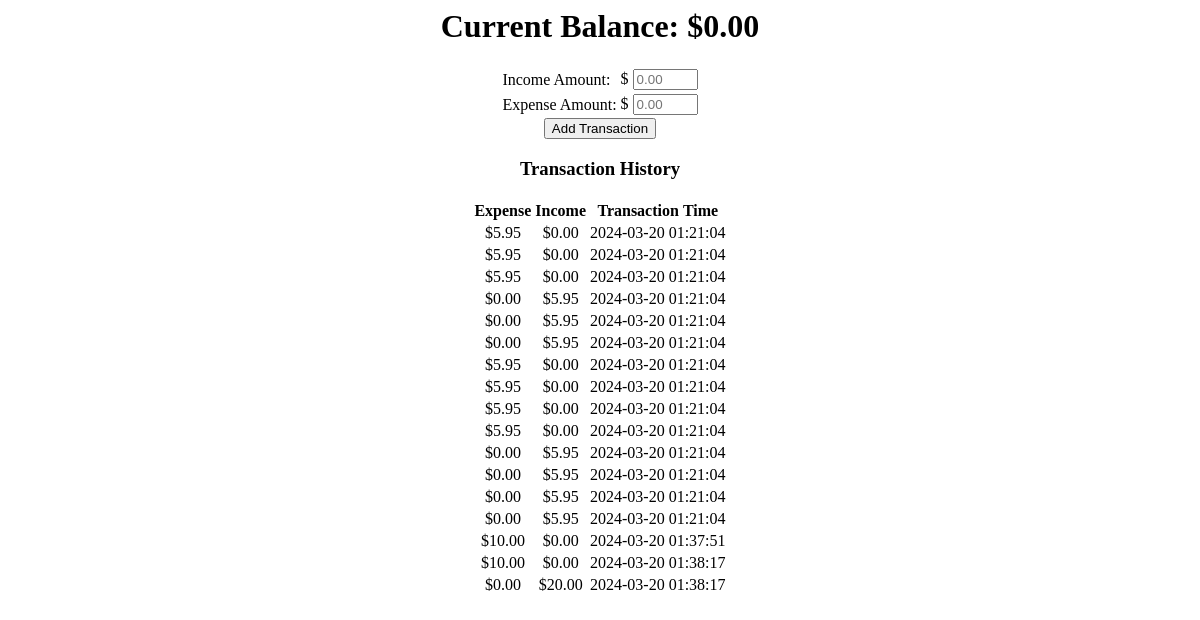
Before: / with the older database file.
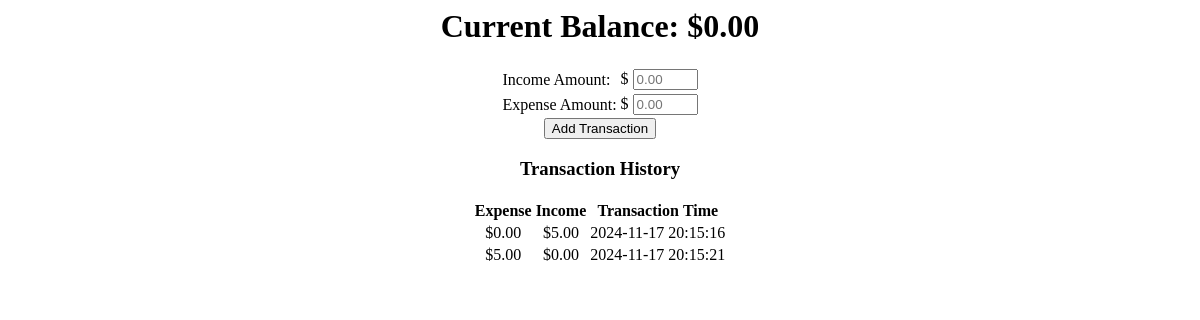
After: the same page with the newer database file.
### tables this page shows
CREATE TABLE `history` (
  `id` int(11) NOT NULL AUTO_INCREMENT,
  `expense` decimal(10,2) NOT NULL DEFAULT 0.00,
  `income` decimal(10,2) NOT NULL DEFAULT 0.00,
  `timestamp` timestamp NOT NULL DEFAULT current_timestamp(),
  PRIMARY KEY (`id`)
);

### app/model/controller.php (called while the page is built, shortened)
<?php
class Controller {
    public function __construct() {
        $this->init();
    }
    private function init() {
        $this->transactions = new Transactions();
        self::$transaction_list = $this->transactions->get_transaction_list();
        $template = new Template();
        $template->get_page();
    }
}

### public/index.php (called while the page is built)
<?php
require_once('../app/config/config.php');
require_once('../app/lib/transactions.php');
require_once('../app/view/template.php');
require_once('../app/model/controller.php');
new Controller();

### app/config/config.php (called while the page is built)
<?php
class DBConnect {
    private $pdo;
    public function __construct() {
        $dsn = 'mysql:host=localhost;dbname=atm;charset=utf8mb4';
        $options = [
            PDO::ATTR_EMULATE_PREPARES   => false,
            PDO::ATTR_DEFAULT_FETCH_MODE => PDO::FETCH_ASSOC
        ];
        try {
           $this->pdo = new PDO($dsn, 'atm', 'atm-pass', $options);
        } catch (Exception $e) {
            exit('Unable to connect to database.' . $e->getMessage());
        }
    }
    public function getConnection() {
        return $this->pdo;
    }
}

### app/lib/transactions.php (called while the page is built, shortened)
<?php
class Transactions {
    public static function get_transaction_list () {
        $results = Controller::$conn->getConnection()->query('SELECT expense, income, timestamp FROM history')->fetchAll();
        return $results;
    }
}

### app/view/template.php (the view, shortened to what this page needs)
<?php
class Template {
    public function get_page () {
        ?>
        <html>
        <head>
        </head>
        <body>
            <div class="center">
                <h1>Current Balance: $<?= Controller::$balance; ?></h1>
            </div>
            <div class="center">
                <form method="post" action="<?= $_SERVER['PHP_SELF']; ?>">
                    <table align="center"><tr>
                        <td>Income Amount:</td>
                        <td>$ <input type="input" name="income" placeholder="0.00" size="5"/></td>
                    </tr><tr>
                        <td>Expense Amount:</td>
                        <td>$ <input type="input" name="expense" placeholder="0.00" size="5"/></td>
                    </tr></table>
                    <input type="submit" value="Add Transaction" />
                </form>
            </div>
            <div class="center">
                <h3>Transaction History</h3>
            </div>
            <?php if (count(Controller::$transaction_list) < 1) : ?>
                <div class="center">
                    No Transactions at this time.
                </div>
            <?php else : ?>
                <table class="center">
                    <tr>
                        <th>Expense</th>
                        <th>Income</th>
                        <th>Transaction&nbsp;Time</th>
                    </tr>
                    <?php foreach (Controller::$transaction_list as $transaction) { ?>
                        <tr>
                            <td>$<?= $transaction['expense']; ?></td>
                            <td>$<?= $transaction['income']; ?></td>
                            <td><?= $transaction['timestamp']; ?></td>
                        </tr>
                    <?php } ?>
                </table>
            <?php endif; ?>
        </body>
        </html>
        <?php
    }
}

### app/view/template.php (style rules this page uses)
.center { text-align: center; margin:auto; }

Changed rows visible on the page:
removed history: expense "5.95", income "0.00", timestamp "2024-03-20 01:21:04"
removed history: expense "0.00", income "5.95", timestamp "2024-03-20 01:21:04"
removed history: expense "0.00", income "5.95", timestamp "2024-03-20 01:21:04"
removed history: expense "0.00", income "5.95", timestamp "2024-03-20 01:21:04"
removed history: expense "5.95", income "0.00", timestamp "2024-03-20 01:21:04"
removed history: expense "5.95", income "0.00", timestamp "2024-03-20 01:21:04"
removed history: expense "5.95", income "0.00", timestamp "2024-03-20 01:21:04"
removed history: expense "5.95", income "0.00", timestamp "2024-03-20 01:21:04"
removed history: expense "0.00", income "5.95", timestamp "2024-03-20 01:21:04"
removed history: expense "0.00", income "5.95", timestamp "2024-03-20 01:21:04"
removed history: expense "0.00", income "5.95", timestamp "2024-03-20 01:21:04"
removed history: expense "0.00", income "5.95", timestamp "2024-03-20 01:21:04"
removed history: expense "10.00", income "0.00", timestamp "2024-03-20 01:37:51"
removed history: expense "10.00", income "0.00", timestamp "2024-03-20 01:38:17"
removed history: expense "0.00", income "20.00", timestamp "2024-03-20 01:38:17"
changed history (number 1 of 2 on the later page): expense "5.95" → "0.00"; income "0.00" → "5.00"; timestamp "2024-03-20 01:21:04" → "2024-11-17 20:15:16"
changed history (number 2 of 2 on the later page): expense "5.95" → "5.00"; timestamp "2024-03-20 01:21:04" → "2024-11-17 20:15:21"
